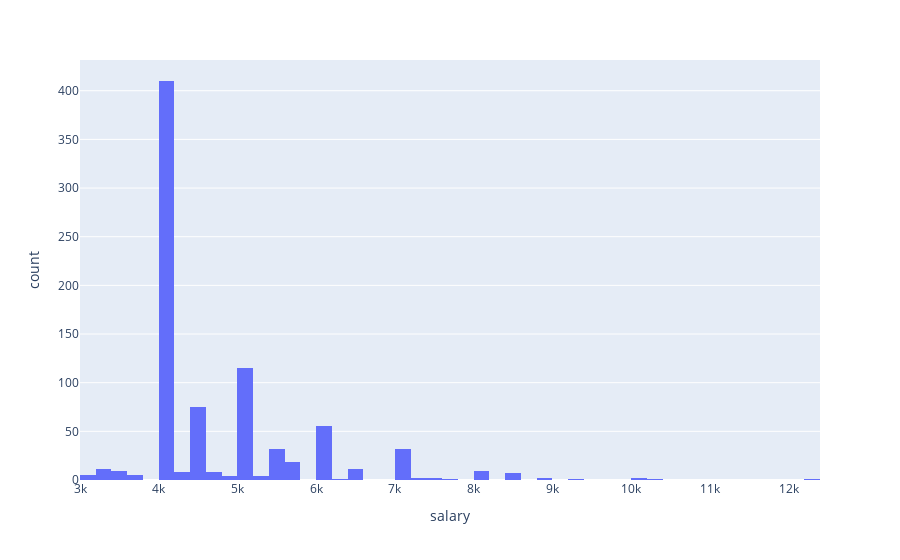

Notebook code for this chart:
### Code cell
#expected salary for fresh grades is around 4k
fig = px.histogram(fresh_grad_jobs_df, x="salary")
fig.show()

### Figure 1 — Plotly figure (JSON) as saved in the notebook; plotly's stock layout.template omitted (floating-point values rounded to 4 significant figures; data arrays with more than 128 entries replaced by an {"elided": "..."} marker saying what was removed)
{"data": [{"alignmentgroup": "True", "bingroup": "x", "hovertemplate": "salary=%{x}<br>count=%{y}<extra></extra>", "legendgroup": "", "marker": {"color": "#636efa", "pattern": {"shape": ""}}, "name": "", "offsetgroup": "", "orientation": "v", "showlegend": false, "type": "histogram", "x": {"elided": "832 int values"}, "xaxis": "x", "yaxis": "y"}], "layout": {"autosize": true, "barmode": "relative", "legend": {"tracegroupgap": 0}, "margin": {"t": 60}, "xaxis": {"anchor": "y", "autorange": true, "domain": [0, 1], "range": [3000.0, 12400.0], "title": {"text": "salary"}, "type": "linear"}, "yaxis": {"anchor": "x", "autorange": true, "domain": [0, 1], "range": [0, 431.6], "title": {"text": "count"}}}}
